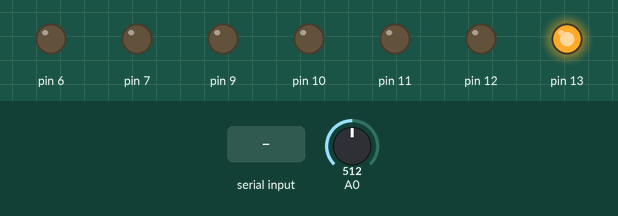
The sketch below on a simulated Arduino Uno, built with avr-gcc and run on an emulated ATmega328P. Shown: output pins drawn as LEDs (lit = HIGH). Inputs (shaded band) come from the test bench; at power-on: A0 = 512. What the sketch prints to the serial monitor is not drawn.

Above: at 1.2 s.
1.3 s: "2" received over Serial
At 2.2 s:
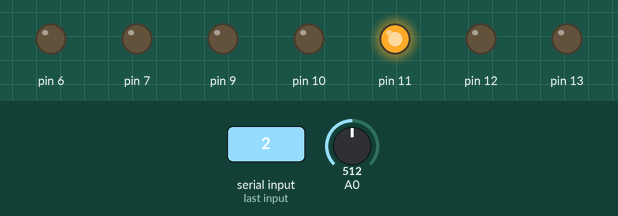
2.8 s: "1" received over Serial
At 3.9 s:
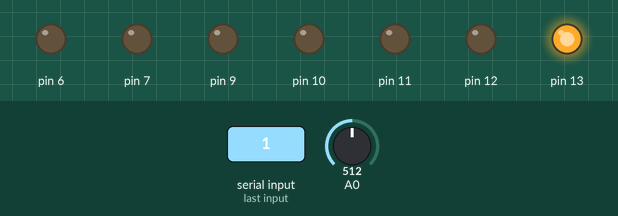
4.3 s: A0 set to 486
At 5.5 s:
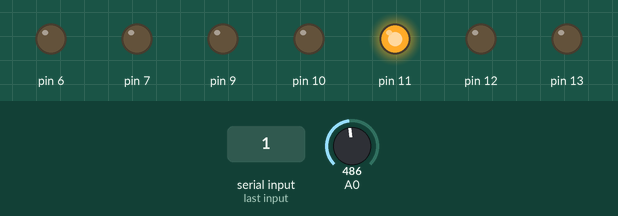
5.8 s: A0 set to 509
At 7.2 s:
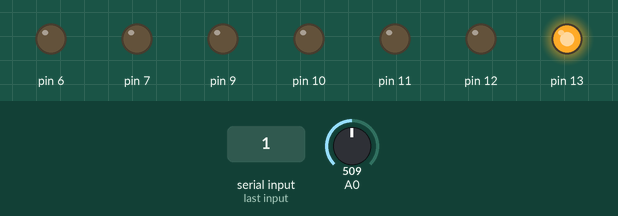
Timing chart, 0 to 8.3 s (numbered marks = the images above; inputs shaded):
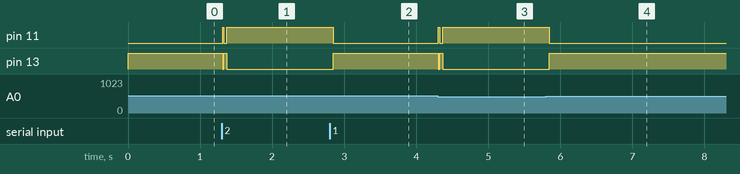

The sketch:

ROOM_PROGRAM_2.ino
```cpp
char a;
void setup() {
 Serial.begin(9600);
  pinMode(13,OUTPUT);
 pinMode(12,OUTPUT);
 pinMode(11,OUTPUT);
 pinMode(10,OUTPUT);
 pinMode(9,OUTPUT);
 pinMode(7,OUTPUT);
 pinMode(6,OUTPUT);
 pinMode(A0,INPUT);

}

void loop()
{
if (Serial.available())
a=Serial.read();
Serial.println(a);
int b=analogRead(A0);Serial.println(b);
if (a=='1' || b>=500)
{
  digitalWrite(13,HIGH);
  digitalWrite(11,LOW);
}
if(a=='2' || b<=499)
{
  digitalWrite(13,LOW);
  digitalWrite(11,HIGH);
}
}
```

Measured:
- the behaviour switches between 500 and 499 on A0 (found by bisection; images 2 and 3)
- after the input at 1.3 s, pin 11: LOW → HIGH at once, → LOW 0.02 s later, → HIGH 0.04 s later; pin 13: HIGH → LOW at once, → HIGH 0.02 s later, → LOW 0.04 s later
- after the input at 2.8 s, pin 11: HIGH → LOW after 0.05 s; pin 13: LOW → HIGH after 0.05 s
- after the input at 4.3 s, pin 11: LOW → HIGH at once, → LOW 0.02 s later, → HIGH 0.04 s later; pin 13: HIGH → LOW at once, → HIGH 0.02 s later, → LOW 0.04 s later
- after the input at 5.8 s, pin 11: HIGH → LOW after 0.05 s; pin 13: LOW → HIGH after 0.05 s
